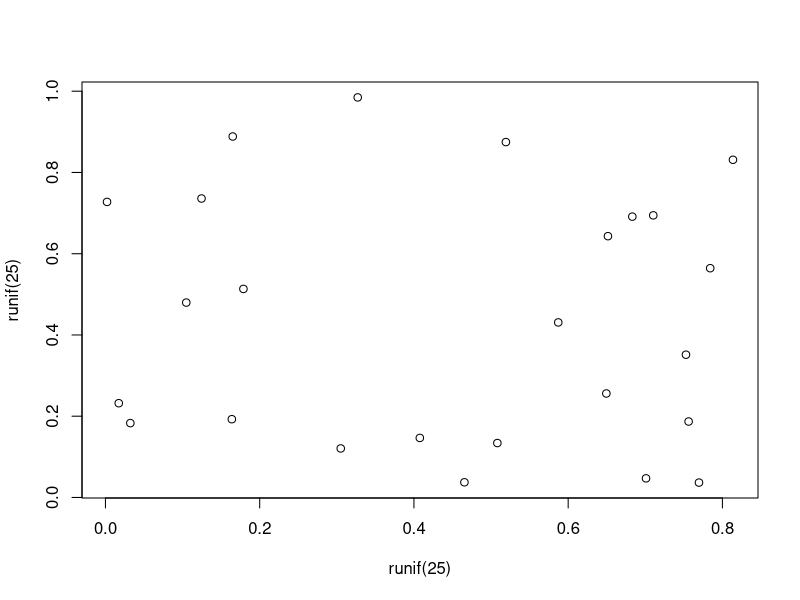

Here is the R script that generated this plot:
## ---- chunk 1
#| label: fig-meaningless
#| fig-cap: A meaningless scatterplot
#| fig-width: 5
#| fig-height: 5
#| fig-align: center
#| out-width: 50%
#| echo: false
plot(runif(25), runif(25))
## ---- chunk 2
#| label: tbl-simple
#| tbl-cap: Caption centered above table
#| echo: true
knitr::kable(head(mtcars)[,1:4])
